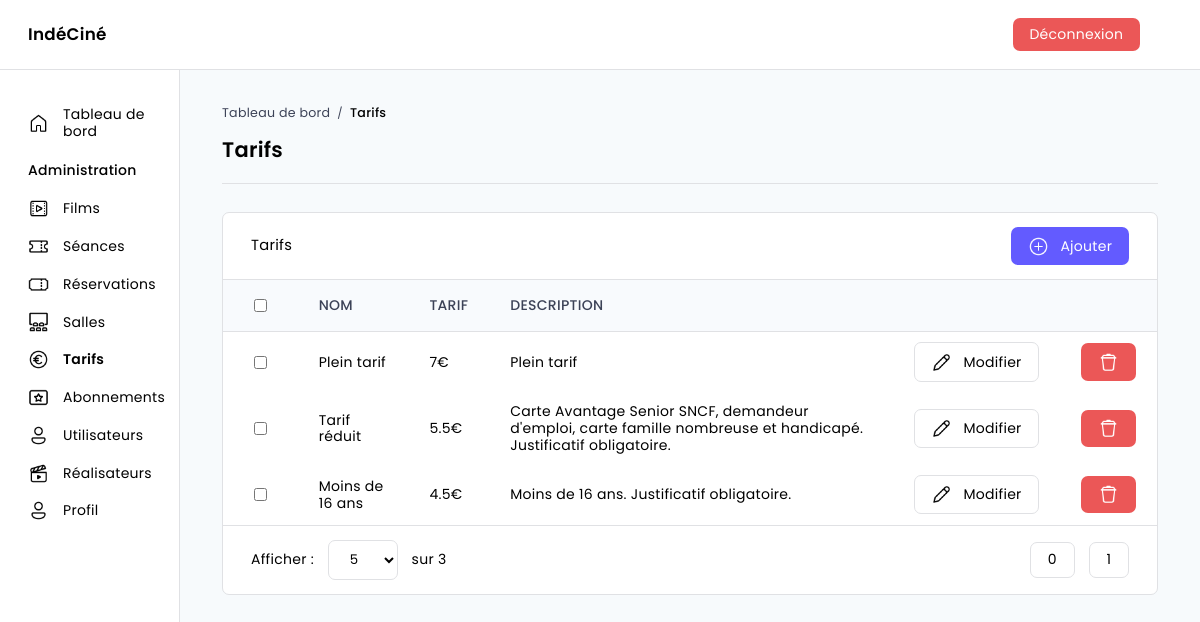
The page /dashboard/pricings (signed in) on the database its author committed.
### tables this page shows
CREATE TABLE IF NOT EXISTS `pricings` (
  `pricingId` int(11) NOT NULL AUTO_INCREMENT,
  `pricingName` varchar(255) NOT NULL,
  `pricingDescription` varchar(255) DEFAULT NULL,
  `pricing` double NOT NULL,
  PRIMARY KEY (`pricingId`)
);

### src/Controllers/Controller.php (called while the page is built, shortened)
<?php
abstract class Controller {
    public function render (string $file, array $data = [], string $template = 'default') {
        extract($data);
        require_once ROOT . '/Views/pages/' . $file . '.php';
    }
}

### index.php (called while the page is built, shortened)
<?php
$app = new Router;
$app -> start();

### src/Models/Model.php (called while the page is built, shortened)
<?php
class Model extends Database {
    public function read (array $columns = null, array $criteria = null, array $join = null, int $limit = null, int $offset = null, string $count = null, string $fetch = null) {
        $params = array(
            'columns' => $columns,
            'criteria' => $criteria,
            'join' => $join,
            'limit' => $limit,
            'offset' => $offset,
            'count' => $count,
            'fetch' => $fetch
        );
        $criteriaString = "";
        $columnsString = "*";
        $joinString = "";
        $limitString = "";
        $offsetString = "";
        $criterionValues = null;
        foreach ($params as $key => $value) {
            if ($value) switch ($key) {
                case 'limit':
                    $limitString = " LIMIT $limit";
                    break;
                case 'count':
                    $columnsString = "COUNT($columnsString) AS $value";
                    break;
            }
        }
        $sqlQuery = "SELECT " . $columnsString . " FROM {$this -> table} " . ((isset($join)) ? $join['table'] : null) . $joinString . $criteriaString . $limitString . $offsetString;
        $query = $this -> runQuery($sqlQuery, $criterionValues);
        if ($fetch == 'fetch') return $query -> fetch();
        else if ($fetch === 'fetchAll') return $query -> fetchAll();
        else return null;
    }
    public function runQuery (string $req, array $attrs = null) {
        $this -> database = Database::getInstance();
        if ($attrs !== null) {
            $query = $this -> database -> prepare($req);
            $query -> execute($attrs);
            return $query;
        } else return $this -> database -> query($req);
    }
}

### src/Models/PricingsModel.php (called while the page is built, shortened)
<?php
class PricingsModel extends Model {
    public function __construct () {
        $this -> table = 'pricings';
    }
}

### src/Core/Database.php (called while the page is built, shortened)
<?php
class Database extends PDO {
    private static $instance;
    private function __construct () {
        $_dsn = 'mysql:dbname=' . self::DATABASE . ';host=' . self::SERVER;
    }
    public static function getInstance () : self {
        if (self::$instance === null) self::$instance = new self();
        return self::$instance;
    }
}

### src/Views/pages/dashboard/pricings/index.php (the view, shortened to what this page needs)
<div class="table-container">
    <div class="table-header">
        <p>Tarifs</p>
        <form method="post">
            <button class="bg bg-blue" name="add">
                <img src="/public/images/icons/regular_add--v1.png">
                Ajouter
            </button>
        </form>
    </div>
    <form method="post">
        <table>
            <thead>
                <tr>
                    <th><input type="checkbox"></th>
                    <th>Nom</th>
                    <th>Tarif</th>
                    <th>Description</th>
                    <th></th>
                    <th></th>
                </tr>
            </thead>
            <tbody>
                <?php foreach ($pricings as $pricing): ?>
                <tr onclick="window.location.href = '/dashboard/pricings/<?= $pricing -> pricingId ?>'">
                    <td><input type="checkbox"></td>
                    <td><?= $pricing -> pricingName ?></td>
                    <td><?= $pricing -> pricing ?>€</td>
                    <td><?= $pricing -> pricingDescription ?></td>
                    <td>
                        <button class="border" name="modify" value="<?= $pricing -> pricingId ?>">
                            <img src="/public/images/icons/regular_edit--v1.png">
                            Modifier
                        </button>
                    </td>
                    <td>
                        <button class="bg bg-red" name="delete" value="<?= $pricing -> pricingId ?>">
                            <img class="img-only" src="/public/images/icons/regular_filled-trash.png">
                        </button>
                    </td>
                </tr>
                <?php endforeach; ?>
            </tbody>
        </table>
    </form>
    <div class="table-footer">
        <div class="lines-number">
            <p>Afficher :</p>
            <form method="post">
                <select name="show" onchange="onSelectSubmit()">
                    <option value="5">5</option>
                </select>
            </form>
            <p>sur <?= $totalPricings ?></p>
        </div>
        <form class="change-page" method="post">
            <?php for ($i = 0; $i < $nbPages + 1; $i++): ?>
            <button class="border" name="page" value="<?= $i ?>"><?= $i ?></button>
            <?php endfor; ?>
        </form>
    </div>
</div>

### public/css/master.css (style rules this page uses)
:root { --color_white: #FFF; --color_black: #000; --color_light-grey: #E0E1E4; --color_grey: #8C98A4; --color_dark-grey: #3C4257; --color_light-blue: #B8D9EF; --color_blue: #635BFF; --color_blue-grey: #F8FAFD; --color_red: #EB5757; --color_green: #27AE60; --color_background: #F7FAFC; }
* { margin: 0; padding: 0; box-sizing: border-box; font: 14px "Poppins", sans-serif; line-height: 1.2; letter-spacing: .02rem; }
body { background-color: var(--color_background); }

### public/css/layout/main.css (style rules this page uses)
main p:not(:last-child) { margin-bottom: .1rem; }

### public/css/components/inputs.css (style rules this page uses)
input, select, textarea, fieldset { display: block; width: 100%; border: 1px solid var(--color_light-grey); border-radius: .5rem; }
input:not([type='submit']), select, textarea { margin: .6rem 0; font-size: .95rem; }
input:not([type='submit']), select { padding: .6rem 1.2rem; }
input[type='file'], select { cursor: pointer; }
select { background-color: var(--color_white); }

### public/css/components/buttons.css (style rules this page uses)
button { border: none; border-radius: .5rem; background-color: inherit; cursor: pointer; }
button:not(.no-style) { display: flex; align-items: center; padding: .6rem 1.2rem; }
button.border { border: 1px solid var(--color_light-grey); }
button.bg { color:var(--color_white); }
button.bg-blue { background-color: var(--color_blue); }
button.bg-red { background-color: var(--color_red); }
button img { height: 1.5rem; }
button img:not(.img-only) { margin-right: .8rem; }

### public/css/components/tables.css (style rules this page uses)
.table-container { border: 1px solid var(--color_light-grey); border-radius: .5rem; background-color: var(--color_white); }
.table-container .table-header { display: flex; justify-content: space-between; align-items: center; padding: 1rem 2rem; }
.table-container .table-header p { font-size: 1.05rem; }
.table-container .table-header form { display: flex; }
.table-container table { width: 100%; border-top: 1px solid var(--color_light-grey); border-bottom: 1px solid var(--color_light-grey); border-collapse: collapse; }
.table-container table thead { border-bottom: 1px solid var(--color_light-grey); background-color: var(--color_blue-grey); }
.table-container table th { padding: .75rem 1.5rem; font-weight: 500; color: var(--color_dark-grey); text-transform: uppercase; text-align: left; }
.table-container table th:first-child { width: 8%; }
.table-container table th:nth-last-child(2) { width: 14%; }
.table-container table th:last-child { width: 7%; }
.table-container table tr { cursor: pointer; }
.table-container table td { padding: .75rem 1.5rem; }
.table-container .table-footer { display: flex; justify-content: space-between; padding: 1rem 2rem; }
.table-container .table-footer .lines-number { width: auto; }
.table-container .table-footer .lines-number, .table-container .table-footer .change-page { display: flex; align-items: center; }
.table-container .table-footer .lines-number select { width: auto; margin: 0 1rem; }
.table-container .table-footer .change-page button:not(:last-child) { margin-right: 1rem; }

### rows shown on the page
pricings: pricingName "Plein tarif", pricing "7", pricingDescription "Plein tarif", $pricing -> pricingId 1 (drawn)
pricings: pricingName "Tarif réduit", pricing "5.5", pricingDescription "Carte Avantage Senior SNCF, demandeur d'emploi, carte famille nombreuse et handicapé. Justificatif obligatoire.", $pricing -> pricingId 2 (drawn)
pricings: pricingName "Moins de 16 ans", pricing "4.5", pricingDescription "Moins de 16 ans. Justificatif obligatoire.", $pricing -> pricingId 3 (drawn)

### other values the page prints
end($pageData['breadcrumb']) "Tarifs"
$pageData['title'] "Tarifs"
$totalPricings "3"
